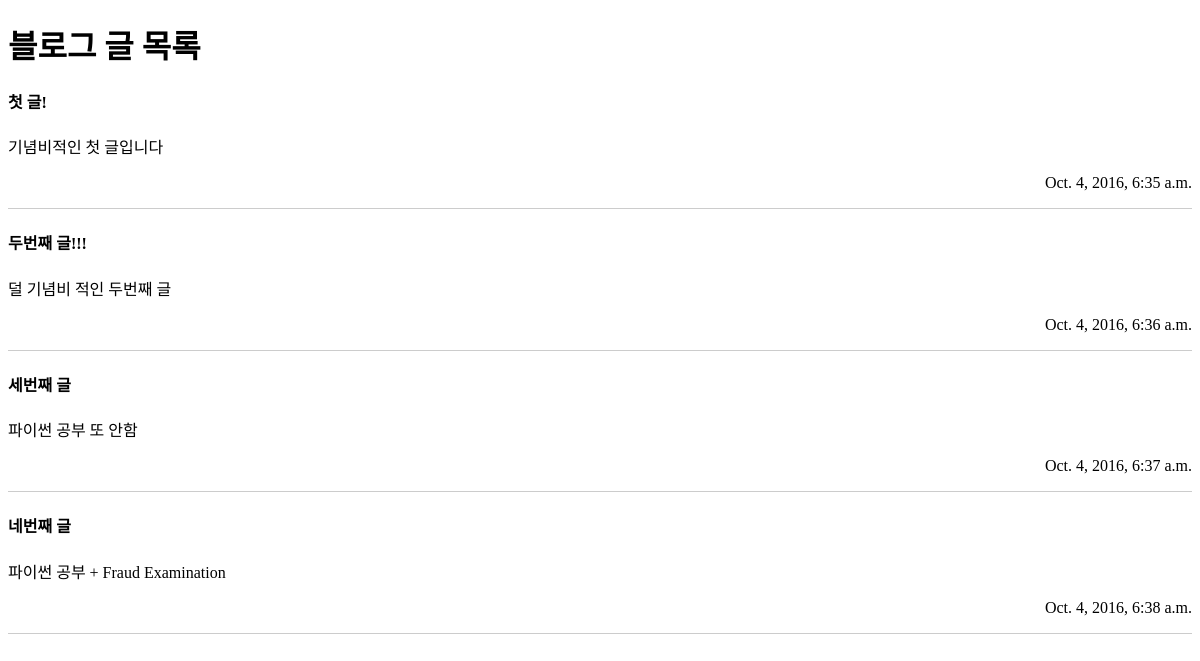
/post/list/, run on the app's committed database.
### post/models.py (models this page shows, shortened)
class Post(models.Model):
    title = models.CharField(max_length=40)
    description = models.CharField(max_length=100)
    content = models.TextField(blank=True)
    view_count =  models.TextField(default=0)
    like_count = models.IntegerField(default=0)
    created = models.DateTimeField(auto_now_add=True)

### post/views.py (the view)
# urls.py: url(r'^post/list/', post_list)
def post_list(request):
    posts = Post.objects.all()
    ret ={
        'title': '블로그 글 목록',
        'posts': posts
    }
    return render_to_response('post_list.html', ret)

### templates/post_list.html (shortened to what this page needs)
{% load staticfiles %}
<!DOCTYPE html>
<html lang="ko">
<head>
  <link rel="stylesheet" href="{% static 'css/post_list.css' %}">
</head>
<body>
	<h1>{{ title }}</h1>
	{% for post in posts %}
	<article>
		<h4 class = "post-title">{{post.title}}</h4>
		<p class ="post-description">{{post.description}}</p>
		<p class = "post-created">{{post.created}}</p>
	</article>
	{% endfor %}
</body>
</html>

### static/css/post_list.css (style rules this page uses)
article { margin-bottom: 20px; border-bottom: 1px solid #ccc; }
article .post-created { text-align: right; }

### data on the page
Post: title "첫 글!", description "기념비적인 첫 글입니다", created "Oct. 4, 2016, 6:35 a.m."
Post: title "두번째 글!!!", description "덜 기념비 적인 두번째 글", created "Oct. 4, 2016, 6:36 a.m."
Post: title "세번째 글", description "파이썬 공부 또 안함", created "Oct. 4, 2016, 6:37 a.m."
Post: title "네번째 글", description "파이썬 공부 + Fraud Examination", created "Oct. 4, 2016, 6:38 a.m."

### other printed values
{{ title }} "블로그 글 목록"
